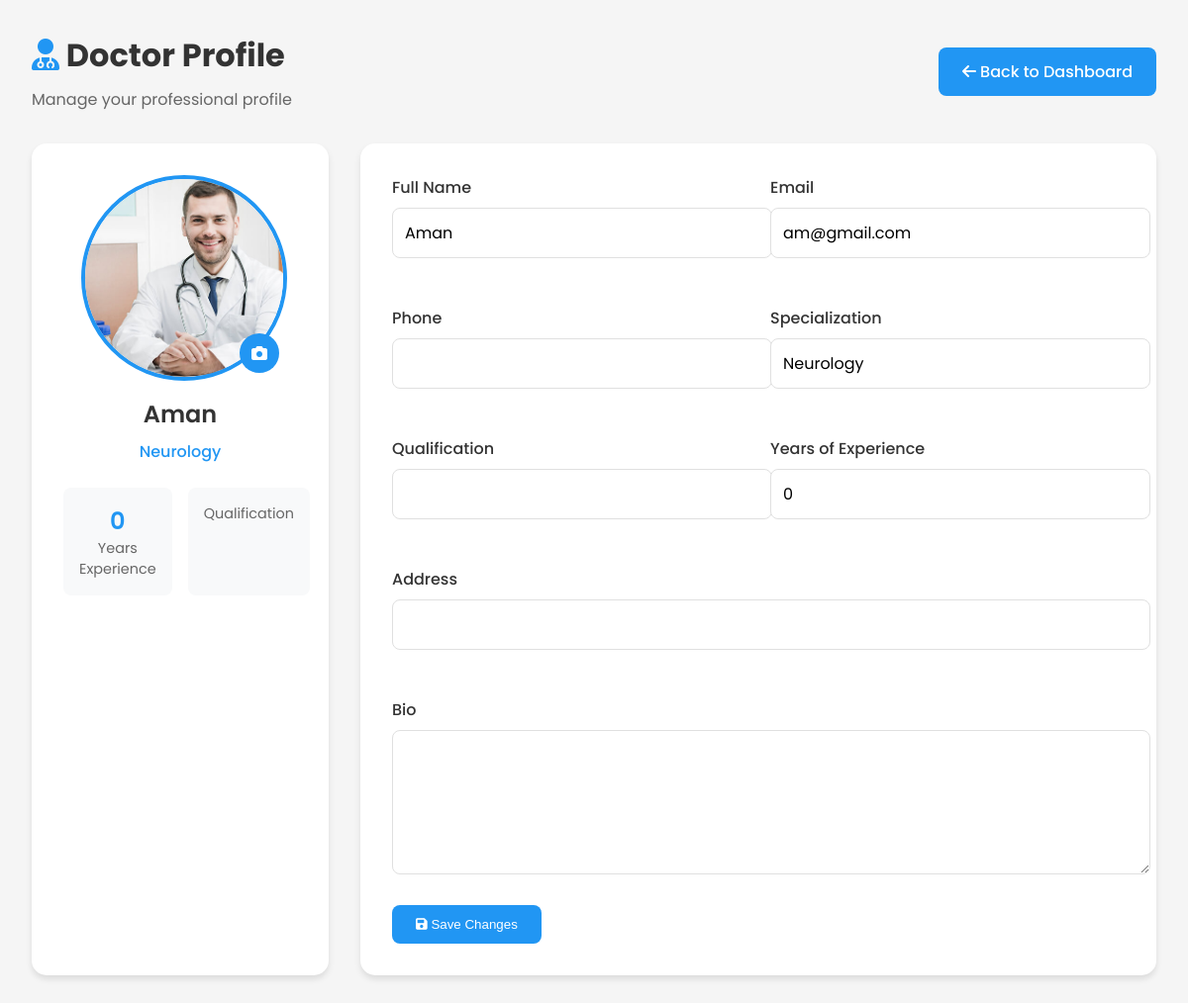
Page /doctor_profile.php (signed in) on the committed database.
### tables this page shows
CREATE TABLE IF NOT EXISTS `doctors` (
  `doctor_id` int NOT NULL AUTO_INCREMENT,
  `full_name` varchar(100) NOT NULL,
  `email` varchar(100) NOT NULL,
  `password` varchar(255) NOT NULL,
  `phone` varchar(20) DEFAULT NULL,
  `specialization` varchar(100) NOT NULL,
  `qualification` varchar(100) NOT NULL,
  `experience` int NOT NULL,
  `license_no` varchar(50) NOT NULL,
  `is_verified` tinyint(1) DEFAULT '0',
  `created_at` timestamp NULL DEFAULT CURRENT_TIMESTAMP,
  `profile_image` varchar(255) DEFAULT NULL,
  PRIMARY KEY (`doctor_id`),
  UNIQUE KEY `email` (`email`),
  UNIQUE KEY `license_no` (`license_no`),
  KEY `idx_doctors_email` (`email`)
);

### doctor_profile.php (the view, shortened to what this page needs)
<?php
require_once 'includes/db_connect.php';
$doctor_id = $_SESSION['user_id'];
try {
    $stmt = $con->prepare("SELECT * FROM doctors WHERE doctor_id = ?");
    $stmt->bind_param("i", $doctor_id);
    $stmt->execute();
    $doctor = $stmt->get_result()->fetch_assoc();
} catch (Exception $e) {
    $error_message = $e->getMessage();
    error_log("Error in doctor_profile.php: " . $e->getMessage());
}
?>
<!DOCTYPE html>
<html lang="en">
<head>
    <link rel="stylesheet" href="https://cdnjs.cloudflare.com/ajax/libs/font-awesome/6.0.0/css/all.min.css">
</head>
<body>
    <div class="container">
        <div class="header">
            <div>
                <h1 style="margin: 0;">
                    <i class="fas fa-user-md" style="color: var(--primary-color);"></i>
                    Doctor Profile
                </h1>
                <p style="margin: 0.5rem 0 0; color: var(--light-text);">
                    Manage your professional profile
                </p>
            </div>
            <a href="doctor_dashboard.php" class="btn btn-primary">
                <i class="fas fa-arrow-left"></i> Back to Dashboard
            </a>
        </div>
        <div class="profile-container">
            <div class="profile-sidebar">
                <div class="profile-image-container">
                    <img src="<?php echo $doctor['profile_image'] ? 'uploads/doctors/' . $doctor['profile_image'] : 'assets/images/default-doctor.png'; ?>"
                         alt="Profile Image"
                         class="profile-image">
                    <label for="profile-image-input" class="image-upload">
                        <i class="fas fa-camera"></i>
                    </label>
                </div>
                <div class="profile-info">
                    <h2 class="profile-name"><?php echo htmlspecialchars($doctor['full_name']); ?></h2>
                    <div class="profile-specialization">
                        <?php echo htmlspecialchars($doctor['specialization']); ?>
                    </div>
                    <div class="profile-stats">
                        <div class="stat-item">
                            <div class="stat-value"><?php echo $doctor['experience']; ?></div>
                            <div class="stat-label">Years Experience</div>
                        </div>
                        <div class="stat-item">
                            <div class="stat-label">Qualification</div>
                        </div>
                    </div>
                </div>
            </div>
            <form class="profile-form" method="POST" enctype="multipart/form-data">
                <div class="form-grid">
                    <div class="form-group">
                        <label class="form-label">Full Name</label>
                        <input type="text"
                               name="full_name"
                               class="form-input"
                               value="<?php echo htmlspecialchars($doctor['full_name']); ?>"
                               required>
                    </div>
                    <div class="form-group">
                        <label class="form-label">Email</label>
                        <input type="email"
                               name="email"
                               class="form-input"
                               value="<?php echo htmlspecialchars($doctor['email']); ?>"
                               required>
                    </div>
                    <div class="form-group">
                        <label class="form-label">Phone</label>
                        <input type="tel"
                               name="phone"
                               class="form-input"
                               value="<?php echo htmlspecialchars($doctor['phone']); ?>"
                               required>
                    </div>
                    <div class="form-group">
                        <label class="form-label">Specialization</label>
                        <input type="text"
                               name="specialization"
                               class="form-input"
                               value="<?php echo htmlspecialchars($doctor['specialization']); ?>"
                               required>
                    </div>
                    <div class="form-group">
                        <label class="form-label">Qualification</label>
                        <input type="text"
                               name="qualification"
                               class="form-input"
                               value="<?php echo htmlspecialchars($doctor['qualification']); ?>"
                               required>
                    </div>
                    <div class="form-group">
                        <label class="form-label">Years of Experience</label>
                        <input type="number"
                               name="experience"
                               class="form-input"
                               value="<?php echo $doctor['experience']; ?>"
                               min="0"
                               required>
                    </div>
                    <div class="form-group full-width">
                        <label class="form-label">Address</label>
                        <input type="text"
                               name="address"
                               class="form-input"
                               value="<?php echo htmlspecialchars($doctor['address'] ?? ''); ?>">
                    </div>
                    <div class="form-group full-width">
                        <label class="form-label">Bio</label>
                        <textarea name="bio"
                                  class="form-input form-textarea"><?php echo htmlspecialchars($doctor['bio'] ?? ''); ?></textarea>
                    </div>
                </div>
                <button type="submit" class="btn btn-primary">
                    <i class="fas fa-save"></i> Save Changes
                </button>
            </form>
        </div>
    </div>
</body>
</html>

### doctor_profile.php (style rules this page uses)
:root { --primary-color: #2196f3; --secondary-color: #4CAF50; --accent-color: #ff9800; --danger-color: #f44336; --light-bg: #f5f5f5; --dark-text: #333; --light-text: #666; --border-color: #e0e0e0; }
body { font-family: 'Poppins', sans-serif; background-color: var(--light-bg); margin: 0; padding: 0; color: var(--dark-text); }
.container { max-width: 1200px; margin: 0 auto; padding: 2rem; }
.header { display: flex; justify-content: space-between; align-items: center; margin-bottom: 2rem; }
.profile-container { display: grid; grid-template-columns: 300px 1fr; gap: 2rem; }
.profile-sidebar { background: white; border-radius: 15px; padding: 2rem; box-shadow: 0 4px 6px rgba(0,0,0,0.1); text-align: center; }
.profile-image-container { position: relative; width: 200px; height: 200px; margin: 0 auto 1.5rem; }
.profile-image { width: 100%; height: 100%; border-radius: 50%; object-fit: cover; border: 4px solid var(--primary-color); }
.image-upload { position: absolute; bottom: 0; right: 0; background: var(--primary-color); color: white; width: 40px; height: 40px; border-radius: 50%; display: flex; align-items: center; justify-content: center; cursor: pointer; transition: all 0.3s ease; }
.profile-info { margin-top: 1.5rem; }
.profile-name { font-size: 1.5rem; font-weight: 600; margin: 0 0 0.5rem; }
.profile-specialization { color: var(--primary-color); font-weight: 500; margin-bottom: 1rem; }
.profile-stats { display: grid; grid-template-columns: repeat(2, 1fr); gap: 1rem; margin-top: 1.5rem; }
.stat-item { text-align: center; padding: 1rem; background: #f8f9fa; border-radius: 8px; }
.stat-value { font-size: 1.5rem; font-weight: 600; color: var(--primary-color); }
.stat-label { font-size: 0.9rem; color: var(--light-text); }
.profile-form { background: white; border-radius: 15px; padding: 2rem; box-shadow: 0 4px 6px rgba(0,0,0,0.1); }
.form-grid { display: grid; grid-template-columns: repeat(2, 1fr); gap: 1.5rem; }
.form-group { margin-bottom: 1.5rem; }
.form-group.full-width { grid-column: 1 / -1; }
.form-label { display: block; margin-bottom: 0.5rem; font-weight: 500; }
.form-input { width: 100%; padding: 0.75rem; border: 1px solid var(--border-color); border-radius: 8px; font-family: inherit; font-size: 1rem; transition: border-color 0.3s ease; }
.form-textarea { min-height: 120px; resize: vertical; }
.btn { display: inline-block; padding: 0.75rem 1.5rem; border-radius: 8px; text-decoration: none; font-weight: 500; transition: all 0.3s ease; border: none; cursor: pointer; }
.btn-primary { background-color: var(--primary-color); color: white; }

### rows in the picture
doctors: profile_image (picture), full_name "Aman", specialization "Neurology", experience "0", email "am@gmail.com"
